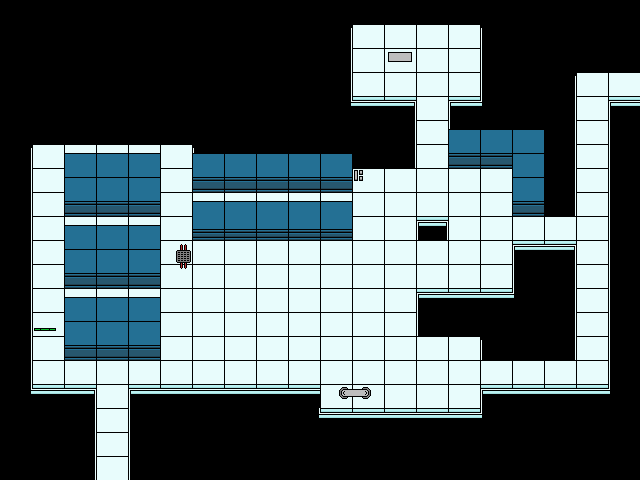

A 2D game scene composited from a Tiled map and its tileset images. What follows is a short description and the map's XML, with each tile layer's data collapsed to a summary:
An orthogonal 20x20 tile map with 32x24 px tiles, 3 tile layers (Bottom, Decorations, Top), 3 tilesets and 60 objects (2x pillar, button, button+, character, exit).

<map version="1.0" tiledversion="2017.07.25" orientation="orthogonal" renderorder="right-down" width="20" height="20" tilewidth="32" tileheight="24" nextobjectid="125">
 <tileset firstgid="1" source="../Tilesheets/main.tsx" />
 <tileset firstgid="65" source="../Tilesheets/logic.tsx" />
 <tileset firstgid="129" source="../Tilesheets/decorations.tsx" />
 <layer name="Bottom" width="20" height="20">
  <data>[400 cells, 257 non-empty, 13 distinct tile ids]</data>
 </layer>
 <layer name="Decorations" width="20" height="20">
  <data>[400 cells, 7 non-empty, 7 distinct tile ids]</data>
 </layer>
 <objectgroup name="Link">
  <properties>
   <property name="type" value="wire" />
  </properties>
  <object id="12" gid="98" x="384" y="384" width="32" height="24" />
  <object id="14" gid="117" x="416" y="384" width="32" height="24" />
  <object id="15" gid="117" x="448" y="384" width="32" height="24" />
  <object id="16" gid="117" x="480" y="384" width="32" height="24" />
  <object id="17" gid="117" x="512" y="384" width="32" height="24" />
  <object id="18" gid="117" x="544" y="384" width="32" height="24" />
  <object id="19" gid="110" x="576" y="384" width="32" height="24" />
  <object id="20" gid="118" x="576" y="360" width="32" height="24" />
  <object id="21" gid="118" x="576" y="336" width="32" height="24" />
  <object id="22" gid="118" x="576" y="312" width="32" height="24" />
  <object id="23" gid="118" x="576" y="288" width="32" height="24" />
  <object id="24" gid="118" x="576" y="264" width="32" height="24" />
  <object id="26" type="button" gid="78" x="384" y="384" width="32" height="24" />
  <object id="27" gid="105" x="576" y="240" width="32" height="24" />
  <object id="28" type="pillar" gid="125" x="576" y="240" width="32" height="24">
   <properties>
    <property name="activated" type="bool" value="true" />
   </properties>
  </object>
 </objectgroup>
 <objectgroup name="Link">
  <properties>
   <property name="type" value="wire" />
  </properties>
  <object id="46" gid="105" x="416" y="72" width="32" height="24" />
  <object id="47" gid="118" x="416" y="96" width="32" height="24" />
  <object id="48" gid="118" x="416" y="120" width="32" height="24" />
  <object id="49" gid="118" x="416" y="144" width="32" height="24" />
  <object id="50" gid="118" x="416" y="168" width="32" height="24" />
  <object id="51" gid="123" x="416" y="192" width="32" height="24" />
  <object id="52" gid="107" x="384" y="288" width="32" height="24" />
  <object id="53" gid="101" x="352" y="192" width="32" height="24" />
  <object id="54" gid="102" x="480" y="192" width="32" height="24" />
  <object id="55" gid="110" x="480" y="288" width="32" height="24" />
  <object id="56" gid="109" x="352" y="288" width="32" height="24" />
  <object id="57" gid="118" x="352" y="264" width="32" height="24" />
  <object id="58" gid="118" x="352" y="240" width="32" height="24" />
  <object id="59" gid="118" x="352" y="216" width="32" height="24" />
  <object id="60" gid="118" x="480" y="216" width="32" height="24" />
  <object id="61" gid="118" x="480" y="240" width="32" height="24" />
  <object id="62" gid="118" x="480" y="264" width="32" height="24" />
  <object id="64" gid="118" x="384" y="312" width="32" height="24" />
  <object id="66" gid="121" x="384" y="336" width="32" height="24" />
  <object id="67" gid="117" x="416" y="288" width="32" height="24" />
  <object id="68" gid="117" x="448" y="288" width="32" height="24" />
  <object id="69" gid="117" x="448" y="192" width="32" height="24" />
  <object id="70" gid="117" x="384" y="192" width="32" height="24" />
  <object id="71" type="pillar" gid="125" x="384" y="336" width="32" height="24">
   <properties>
    <property name="activated" type="bool" value="true" />
   </properties>
  </object>
  <object id="72" type="button+" gid="78" x="416" y="72" width="32" height="24" />
 </objectgroup>
 <objectgroup name="Power">
  <properties>
   <property name="type" value="power" />
  </properties>
  <object id="29" gid="65" x="32" y="312" width="32" height="24" />
  <object id="30" gid="65" x="160" y="312" width="32" height="24" />
  <object id="31" gid="65" x="160" y="384" width="32" height="24" />
  <object id="32" gid="65" x="32" y="384" width="32" height="24" />
  <object id="33" gid="65" x="32" y="240" width="32" height="24" />
  <object id="34" gid="65" x="32" y="168" width="32" height="24" />
  <object id="35" gid="65" x="160" y="168" width="32" height="24" />
  <object id="36" gid="65" x="160" y="240" width="32" height="24" />
  <object id="37" gid="74" x="384" y="216" width="32" height="24" />
  <object id="38" gid="90" x="384" y="264" width="32" height="24" />
  <object id="39" gid="92" x="448" y="264" width="32" height="24" />
  <object id="40" gid="76" x="448" y="216" width="32" height="24" />
  <object id="41" gid="67" x="416" y="216" width="32" height="24" />
  <object id="42" gid="67" x="416" y="264" width="32" height="24" />
  <object id="43" gid="81" x="384" y="240" width="32" height="24" />
  <object id="44" gid="81" x="448" y="240" width="32" height="24" />
  <object id="76" gid="65" x="96" y="456" width="32" height="24" />
 </objectgroup>
 <objectgroup name="Ennemies">
  <properties>
   <property name="type" value="ennemy" />
  </properties>
  <object id="79" gid="64" x="96" y="312" width="32" height="24">
   <properties>
    <property name="path" value="(5,12)-(5,9)-(1,9)-(1,12)" />
   </properties>
  </object>
 </objectgroup>
 <objectgroup name="Misc">
  <object id="81" type="character" gid="36" x="576" y="144" width="32" height="24" />
  <object id="85" type="exit" gid="33" x="96" y="480" width="32" height="24" />
 </objectgroup>
 <layer name="Top" width="20" height="20">
  <data>[400 cells, 56 non-empty, 6 distinct tile ids]</data>
 </layer>
</map>